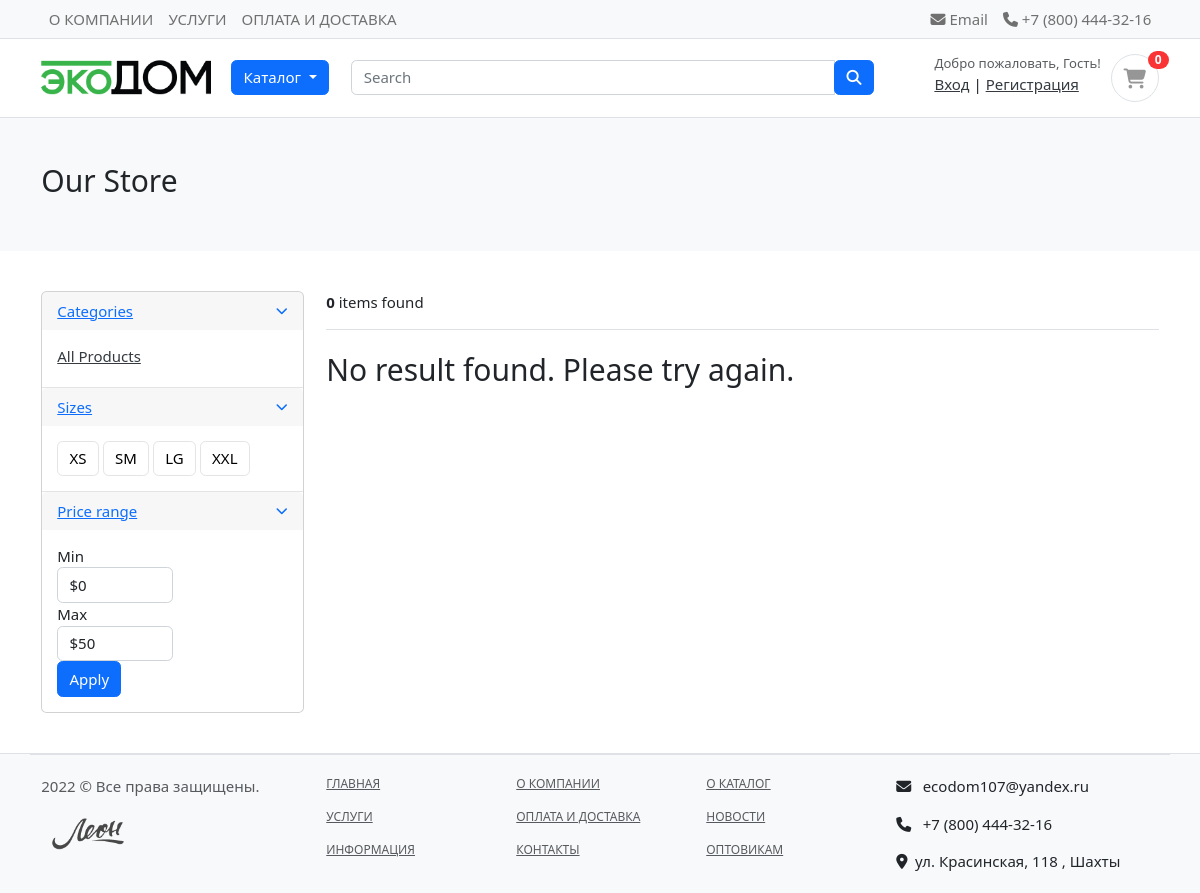
The page /shop/ on the database as committed earlier.
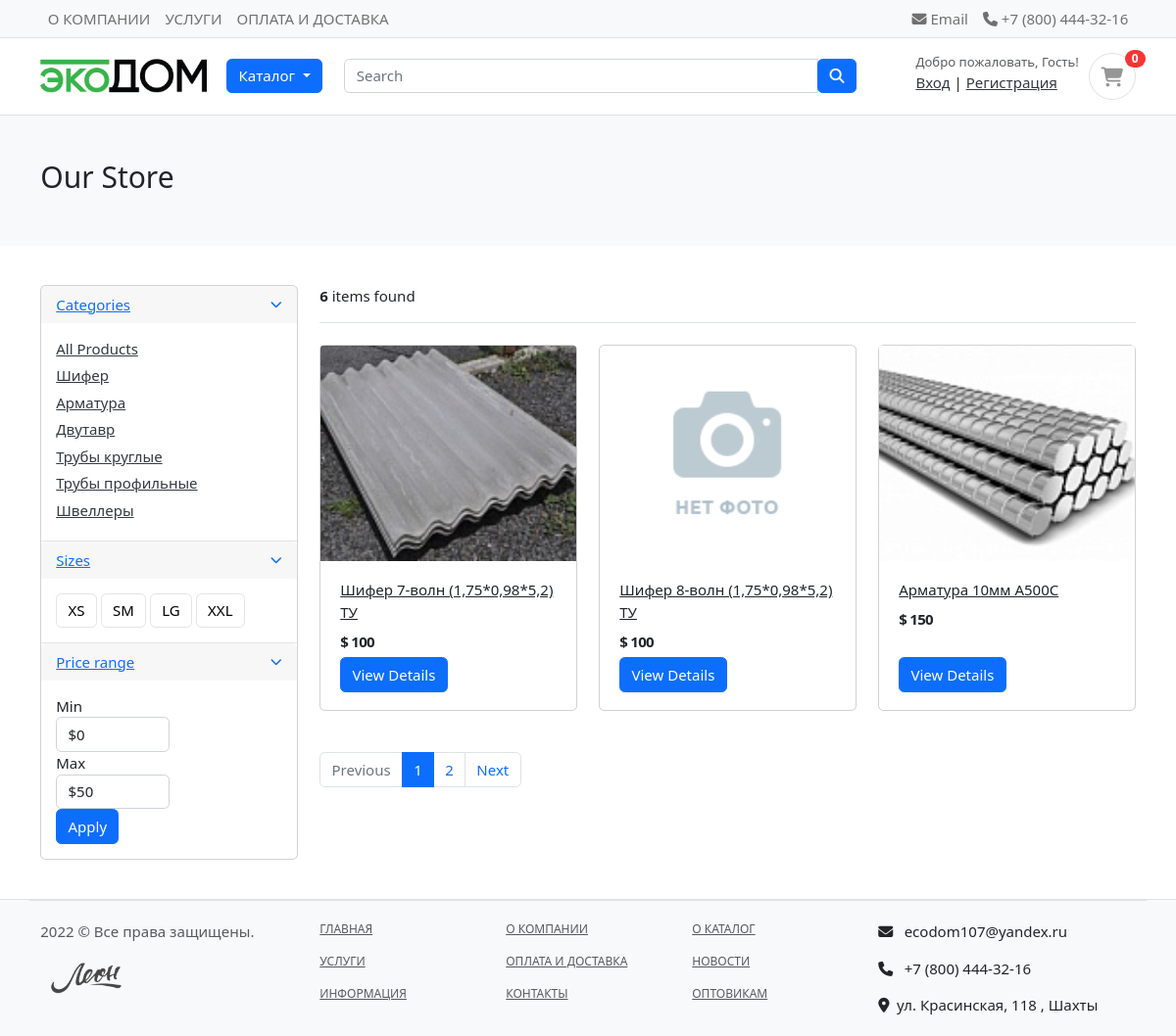
The same page on the database as committed later.
### category/models.py (models this page shows, shortened)
class Category(models.Model):
    category_name = models.CharField(max_length=50, unique=True)
    slug = models.SlugField(max_length=100, unique=True)
    description = models.TextField(max_length=255, blank=True)
    cat_image = models.ImageField(upload_to='photos/categories', blank=True)
    class Meta:
        verbose_name = 'category'
        verbose_name_plural = 'categories'
    def get_url(self):
            return reverse('products_by_category', args=[self.slug])

### shop/models.py (models this page shows, shortened)
class Product(models.Model):
    product_name = models.CharField(max_length=200, unique=True)
    slug = models.SlugField(max_length=200, unique=True)
    description = models.TextField(max_length=500, blank=True)
    price = models.IntegerField()
    images = models.ImageField(upload_to='photos/products')
    stock = models.IntegerField()
    is_available = models.BooleanField(default=True)
    category = models.ForeignKey(Category, on_delete=models.CASCADE)
    created_date = models.DateTimeField(auto_now_add=True)
    modified_date = models.DateTimeField(auto_now=True)
    def get_url(self):
        return reverse('product_detail', args=[self.category.slug, self.slug])

### shop/views.py (the view)
# urls.py: path('shop/', views.store, name='store'),
def store(request, category_slug=None):
    categories = None
    products = None
    if category_slug != None:
        categories = get_object_or_404(Category, slug=category_slug)
        products = Product.objects.filter(
            category=categories, is_available=True)
        paginator = Paginator(products, 1)
        page = request.GET.get('page')
        paged_products = paginator.get_page(page)
        product_count = products.count()
    else:
        products = Product.objects.all().filter(is_available=True).order_by('id')
        paginator = Paginator(products, 3)
        page = request.GET.get('page')
        paged_products = paginator.get_page(page)
        product_count = products.count()
    context = {
        'products': paged_products,
        'product_count': product_count,
    }
    return render(request, 'shop/shop.html', context)

### carts/context_processors.py (called while the page is built)
def counter(request):
    cart_count = 0
    if 'admin' in request.path:
        return {}
    else:
        try:
            cart = Cart.objects.filter(cart_id=_cart_id(request))
            if request.user.is_authenticated:
                cart_items = CartItem.objects.all().filter(user=request.user)
            else:
                cart_items = CartItem.objects.all().filter(cart=cart[:1])
            for cart_item in cart_items:
                cart_count += cart_item.quantity
        except Cart.DoesNotExist:
            cart_count = 0
    return dict(cart_count=cart_count)

### carts/views.py (called while the page is built)
def _cart_id(request):
    cart = request.session.session_key
    if not cart:
        cart = request.session.create()
    return cart

### category/context_processors.py (called while the page is built)
def menu_links(request):
    links = Category.objects.all()
    return dict(links=links)

### shop/templates/shop/shop.html (shortened to what the changed rows need)
{% extends 'base.html' %}
{% load static %}
{% block content %}
<section class="section-pagetop bg">
<div class="container">
	{% if 'search' in request.path %}
		<h2 class="title-page">Search Result</h2>
	{% else %}
		<h2 class="title-page">Our Store</h2>
	{% endif %}
</div>
</section>
<section class="section-content padding-y">
<div class="container">
<div class="row">
	<aside class="col-md-3">
<div class="card">
	<article class="filter-group">
		<div class="filter-content collapse show" id="collapse_1" style="">
			<div class="card-body">
				<ul class="list-menu">
					{% for category in links %}
				<li><a href="{{ category.get_url }}">{{ category.category_name }}  </a></li>
					{% endfor %}
				</ul>
			</div>
		</div>
	</article>
</div>
	</aside>
	<main class="col-md-9">
<header class="border-bottom mb-4 pb-3">
		<div class="form-inline">
			<span class="mr-md-auto"><b>{{ product_count }}</b> items found </span>
		</div>
</header>
<div class="row">
	{% if products %}
	{% for product in products %}
	<div class="col-md-4">
		<figure class="card card-product-grid">
			<div class="img-wrap">
				<a href="{{ product.get_url }}"><img src="{{ product.images.url }}"></a>
			</div>
			<figcaption class="info-wrap">
				<div class="fix-height">
					<a href="{{ product.get_url }}" class="title">{{ product.product_name }}</a>
					<div class="price-wrap mt-2">
						<span class="price">$ {{ product.price }}</span>
					</div>
				</div>
				<a href="{{ product.get_url }}" class="btn btn-block btn-primary">View Details </a>
			</figcaption>
		</figure>
	</div>
	{% endfor %}
	{% else %}
	<div>
		<h2>No result found. Please try again.</h2>
	</div>
	{% endif %}
</div>
<nav class="mt-4" aria-label="Page navigation sample">
	{% if products.has_other_pages %}
	  <ul class="pagination">
			{% if products.has_previous %}
	    <li class="page-item"><a class="page-link" href="?page={{products.previous_page_number}}">Previous</a></li>
			{% else %}
			<li class="page-item disabled"><a class="page-link" href="#">Previous</a></li>
			{% endif %}
			{% for i in products.paginator.page_range %}
				{% if products.number == i %}
	    		<li class="page-item active"><a class="page-link" href="#">{{i}}</a></li>
				{% else %}
					<li class="page-item"><a class="page-link" href="?page={{i}}">{{i}}</a></li>
				{% endif %}
	    {% endfor %}
			{% if products.has_next %}
	    	<li class="page-item"><a class="page-link" href="?page={{products.next_page_number}}">Next</a></li>
			{% else %}
				<li class="page-item disabled"><a class="page-link" href="#">Next</a></li>
			{% endif %}
	  </ul>
	{% endif %}
</nav>
	</main>
</div>
</div>
</section>
{% endblock %}

Rows that differ between the two databases and show on the page:
added Category: category_name "Шифер"
added Category: category_name "Арматура"
added Category: category_name "Двутавр"
added Category: category_name "Трубы круглые"
added Category: category_name "Трубы профильные"
added Category: category_name "Швеллеры"
added Product: images (picture), product_name "Шифер 7-волн (1,75*0,98*5,2) ТУ", price "100"
added Product: images (placeholder picture), product_name "Шифер 8-волн (1,75*0,98*5,2) ТУ", price "100"
added Product: images (picture), product_name "Арматура 10мм А500С", price "150"
Other text that changed with them:
{{ product_count }}: "0" → "6"
text no longer shown: "No result found. Please try again."
text now shown: "Previous Next"
new list line: "1"
new list line: "2"
